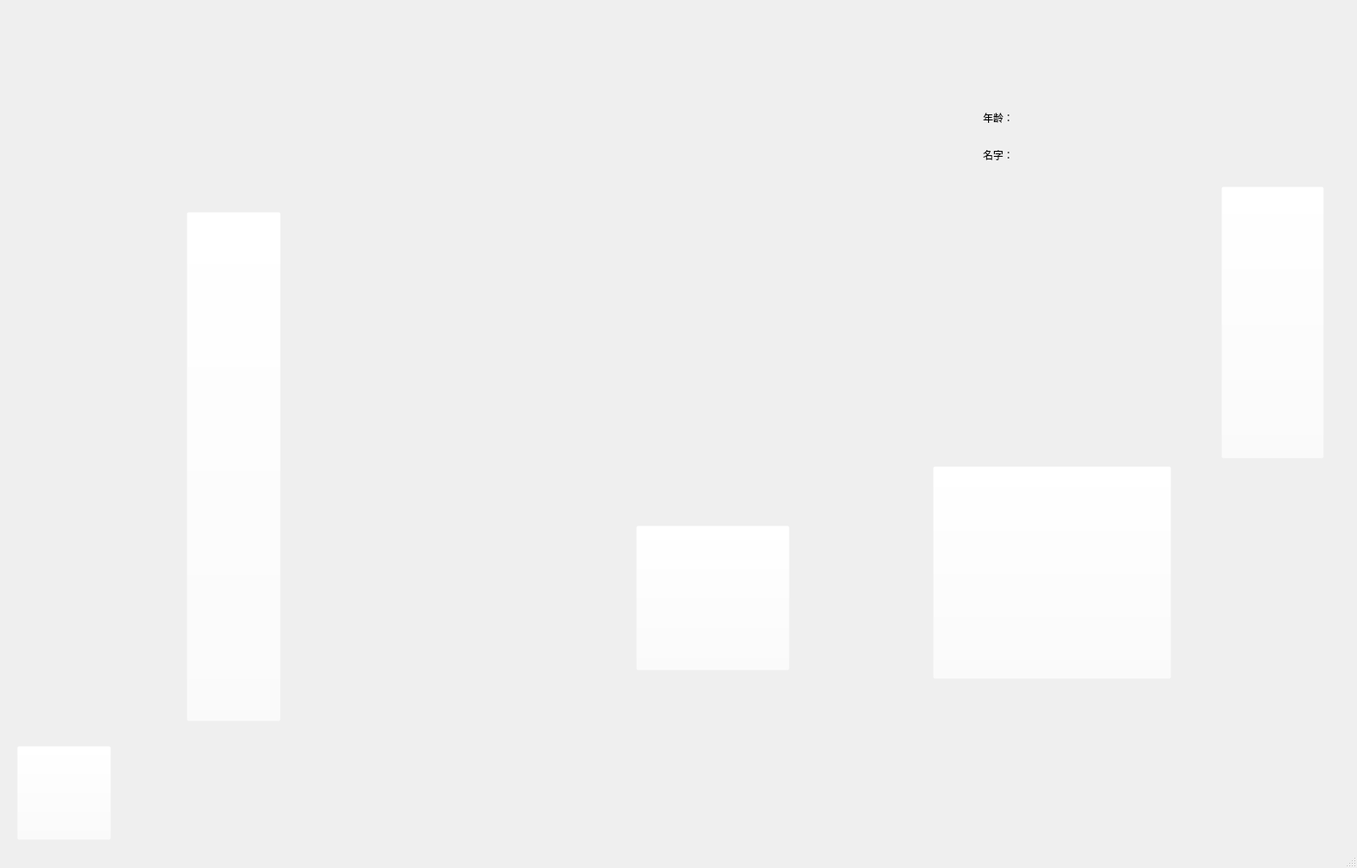
<?xml version="1.0" encoding="UTF-8"?>
<ui version="4.0">
 <class>playroom</class>
 <widget class="QMainWindow" name="playroom">
  <property name="geometry">
   <rect>
    <x>0</x>
    <y>0</y>
    <width>1600</width>
    <height>1024</height>
   </rect>
  </property>
  <property name="mouseTracking">
   <bool>true</bool>
  </property>
  <property name="windowTitle">
   <string>MainWindow</string>
  </property>
  <widget class="QWidget" name="centralwidget">
   <property name="mouseTracking">
    <bool>true</bool>
   </property>
   <widget class="mykitchenbutton" name="pushButton">
    <property name="geometry">
     <rect>
      <x>750</x>
      <y>620</y>
      <width>181</width>
      <height>171</height>
     </rect>
    </property>
    <property name="mouseTracking">
     <bool>true</bool>
    </property>
    <property name="styleSheet">
     <string notr="true">background-color: rgba(255, 255, 255, 0);</string>
    </property>
    <property name="text">
     <string/>
    </property>
   </widget>
   <widget class="QPushButton" name="pushButton_2">
    <property name="geometry">
     <rect>
      <x>220</x>
      <y>250</y>
      <width>111</width>
      <height>601</height>
     </rect>
    </property>
    <property name="mouseTracking">
     <bool>true</bool>
    </property>
    <property name="styleSheet">
     <string notr="true">background-color: rgba(255, 255, 255, 0);</string>
    </property>
    <property name="text">
     <string/>
    </property>
   </widget>
   <widget class="QPushButton" name="pushButton_3">
    <property name="geometry">
     <rect>
      <x>20</x>
      <y>880</y>
      <width>111</width>
      <height>111</height>
     </rect>
    </property>
    <property name="styleSheet">
     <string notr="true">background-image: url(:/resource/playroom/back.png);
background-color: rgba(255, 255, 255, 0);
border-color: rgba(255, 255, 255, 0);</string>
    </property>
    <property name="text">
     <string/>
    </property>
   </widget>
   <widget class="mysleepbutton" name="bedbutton">
    <property name="geometry">
     <rect>
      <x>1100</x>
      <y>550</y>
      <width>281</width>
      <height>251</height>
     </rect>
    </property>
    <property name="mouseTracking">
     <bool>true</bool>
    </property>
    <property name="styleSheet">
     <string notr="true">background-color: rgba(255, 255, 255, 0);</string>
    </property>
    <property name="text">
     <string/>
    </property>
   </widget>
   <widget class="QGroupBox" name="groupBox">
    <property name="geometry">
     <rect>
      <x>1150</x>
      <y>110</y>
      <width>201</width>
      <height>101</height>
     </rect>
    </property>
    <property name="styleSheet">
     <string notr="true">border:none</string>
    </property>
    <property name="title">
     <string/>
    </property>
    <layout class="QGridLayout" name="gridLayout">
     <item row="1" column="0">
      <widget class="QLabel" name="label">
       <property name="text">
        <string>年龄：</string>
       </property>
      </widget>
     </item>
     <item row="2" column="0">
      <widget class="QLabel" name="label_2">
       <property name="text">
        <string>名字：</string>
       </property>
      </widget>
     </item>
     <item row="2" column="1">
      <widget class="QLabel" name="namelb">
       <property name="text">
        <string/>
       </property>
      </widget>
     </item>
     <item row="1" column="1">
      <widget class="QLabel" name="agelb">
       <property name="text">
        <string/>
       </property>
      </widget>
     </item>
    </layout>
   </widget>
   <widget class="myplayingbutton" name="pushButton_4">
    <property name="geometry">
     <rect>
      <x>1440</x>
      <y>220</y>
      <width>121</width>
      <height>321</height>
     </rect>
    </property>
    <property name="styleSheet">
     <string notr="true">background-color: rgba(255, 255, 255, 0);
border-color: rgba(255, 255, 255, 0);</string>
    </property>
    <property name="text">
     <string/>
    </property>
   </widget>
  </widget>
  <widget class="QStatusBar" name="statusbar"/>
 </widget>
 <customwidgets>
  <customwidget>
   <class>mysleepbutton</class>
   <extends>QPushButton</extends>
   <header>mysleepbutton.h</header>
  </customwidget>
  <customwidget>
   <class>mykitchenbutton</class>
   <extends>QPushButton</extends>
   <header>mykitchenbutton.h</header>
  </customwidget>
  <customwidget>
   <class>myplayingbutton</class>
   <extends>QPushButton</extends>
   <header location="global">myplayingbutton.h</header>
  </customwidget>
 </customwidgets>
 <resources/>
 <connections/>
</ui>
